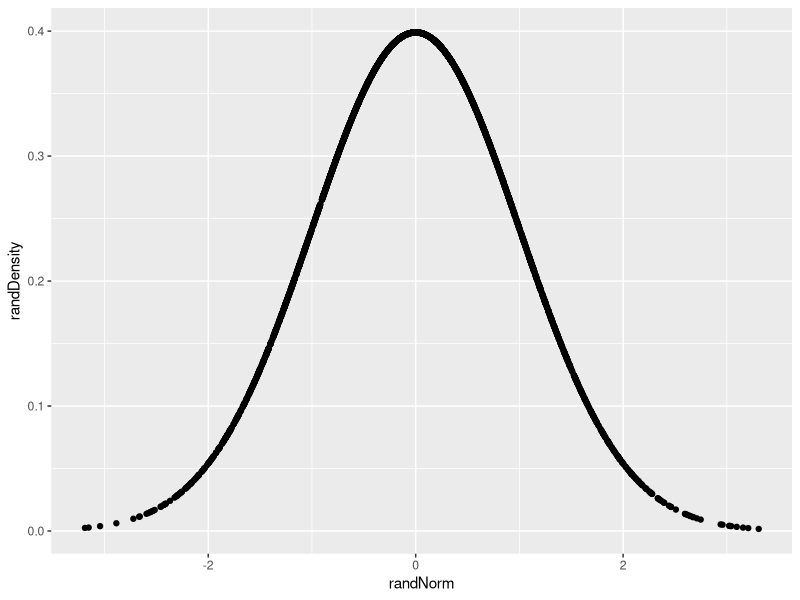
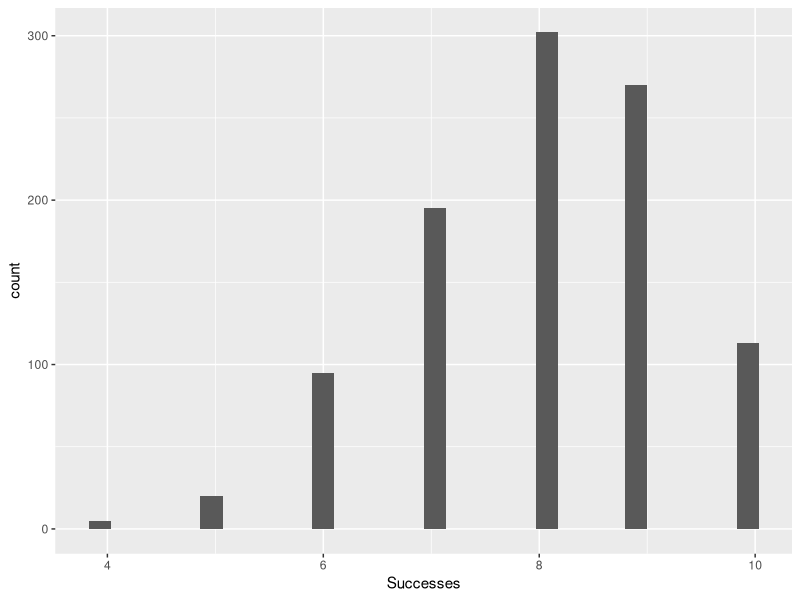
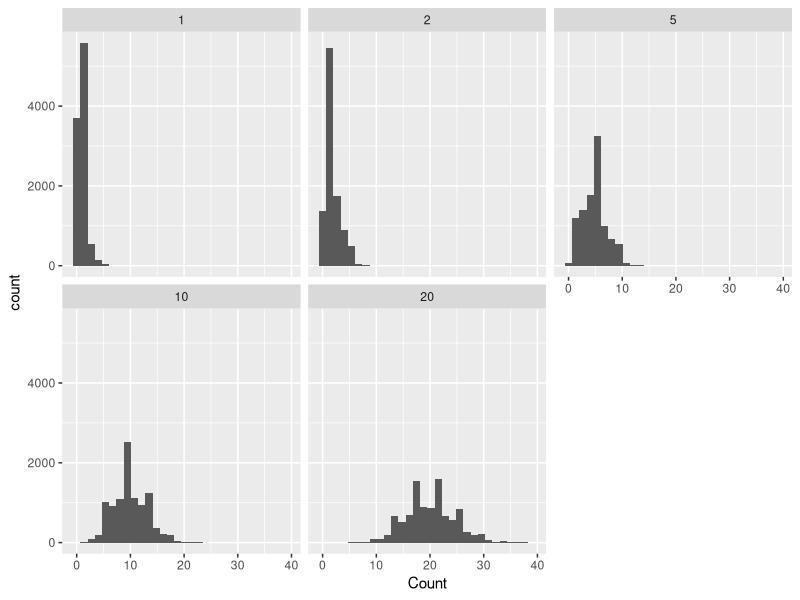
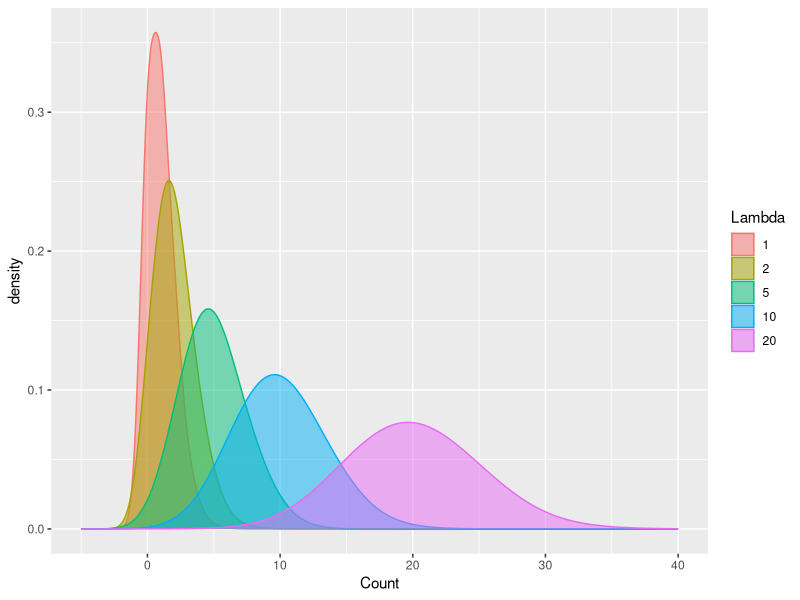

Write R code to recreate these figures, in order.
#DTA250 - Fall 2023
#JJ

# Normal Distributions ----
# Perhaps the most famous, and most used, distribution is the normal 
# distribution.

#TODO
# Create 10 random numbers using the rnorm() function
rnorm(10)


# In the case above, the mean is automatically set to 0 and the standard
# deviation is set to 1. We can change these values by adding the mean and
# standard deviation arguments to the function.

#TODO
# Create 10 random numbers with a mean of 100 and a standard deviation of 20

rnorm(n=10, mean=100, sd=20)


# The dnorm() function will give us the probability density of a given value
# in a normal distribution. For example, if we want to know the probability
# density of the value 100 in a normal distribution with a mean of 100 and a
# standard deviation of 20, we can use the dnorm() function.



#TODO
# Create 10 random numbers using the rnorm() function and store it in a variable
# called randNorm10

randNorm10 <- rnorm(10)

randNorm10

#TODO
# Run the dnorm() function on randNorm10
dnorm(randNorm10)

## Plotting Normal Distributions ----
#TODO
# Create 3000 random numbers using rnorm() and assign it to a variable called 
# randNorm
# Calculate the distribution of randNorm using the dnorm() function and assign
# it to a variable called randDensity
# Create a data.frame called randDF with two columns: randNorm and randDensity
# Load the ggplot2 library
# Create a scatter plot using the ggplot() and geom_point() functions
# Set the data argument to randDF
# Set the x-axis to randNorm and the y-axis to randDensity

randNorm <- rnorm(3000)
randDensity <- dnorm(randNorm)
randDF <- data.frame(randNorm, randDensity)
library(tidyverse)
ggplot(data = randDF, aes(x=randNorm, y=randDensity)) +
  geom_point()

# The pnorm() function will give us the cumulative probability of a given
# value in a normal distribution.

#TODO
# Run the pnorm() function on randNorm10
randNorm10

pnorm(randNorm10)


# Binomial Distributions ----
# The binomial distribution is a discrete probability distribution that
# describes the probability of a given number of successes in a given number
# of trials in an experiment which has two possible outcomes (commonly called
# a binomial experiment). For example, the probability of getting 3 heads in 5
# coin tosses.

#TODO
# Execute the rbinom() function with n=1, size=10, prob=0.4
rbinom(n=1, size=10, prob=0.4)

#TODO
# Try the code above with n=5 and n=10
rbinom(n=5, size=10, prob=0.4)
rbinom(n=10, size=10, prob=0.4)


#TODO
# Try the above 3 examples but this time make sure size=1

rbinom(n=1, size=1, prob=0.4)
rbinom(n=5, size=1, prob=0.4)
rbinom(n=10, size=1, prob=0.4)


#TODO
# Create a data.frame called binomDF with one column called Successes where
# Successes is a random binomial distribution with n=1000, size=10, prob=0.3
# Create a histogram using the ggplot() and geom_histogram() functions
# Set the data argument to binomDF
# Set the x-axis to Successes

binomDF <- data.frame(Successes = rbinom(n=1000, size=10, prob=0.8))
ggplot(data = binomDF, aes(x=Successes)) +
  geom_histogram()

# Poisson Distributions ----
# The Poisson distribution is a discrete probability distribution that
# describes the probability of a given number of events occurring in a fixed
# interval of time or space if these events occur with a known constant mean
# rate and independently of the time since the last event. For example, the
# probability of 3 customers arriving at a store in 1 hour if customers arrive
# at a rate of 3 per hour.

#TODO
# Using the rpois() function, create a random poisson distribution with 
# n=10000 and lambda=1.
# Save the results in a variable called pois1

pois1 <- rpois(n=10000, lambda=1)


#TODO
# Repeat the last TODO 4 more times but this time change lambda to 2, 5, 10, and 20
# Save the results in variables called pois2, pois5, pois10, and pois20

pois2 <- rpois(n=10000, lambda=2)
pois5 <- rpois(n=10000, lambda=5)
pois10 <- rpois(n=10000, lambda=10)
pois20 <- rpois(n=10000, lambda=20)


#TODO
# Create a data.frame called poisDF with 5 columns: Lambda.1, Lambda.2, Lambda.5,
# Lambda.10, and Lambda.20
# Set each column to the corresponding variable from the last TODO

poisDF <- data.frame(
  Lambda.1 = pois1,
  Lambda.2 = pois2,
  Lambda.5 = pois5,
  Lambda.10 = pois10,
  Lambda.20 = pois20
)


#TODO
# We need to do some reshaping for the data to be in the correct format for
# plotting.
# Load the tidyr library
# Run the following code.

library(tidyverse)

library(tidyr)
poisDF <- poisDF |>
    pivot_longer(
        cols=everything(),
        names_to="Lambda",
        values_to="Count"
    )

poisDF <- poisDF |>
    mutate(Lambda=str_extract(Lambda, "[:digit:]+") |> 
    as.numeric() |> 
    as.factor()
    )

#TODO
# Create a histogram using the ggplot() and geom_histogram() functions
# Create a facet wrap using the facet_wrap() function to display the 5 different
# lambda values

ggplot(data = poisDF, aes(x=Count)) +
  geom_histogram() +
  facet_wrap(~Lambda)



#TODO
# Create a density plot using the ggplot() and geom_density() functions

ggplot(data = poisDF, aes(x=Count)) +
  geom_density(
    aes(group = Lambda, color = Lambda, fill = Lambda),
    adjust = 4,
    alpha = 0.5
  ) +
  xlim(-5, 40)
